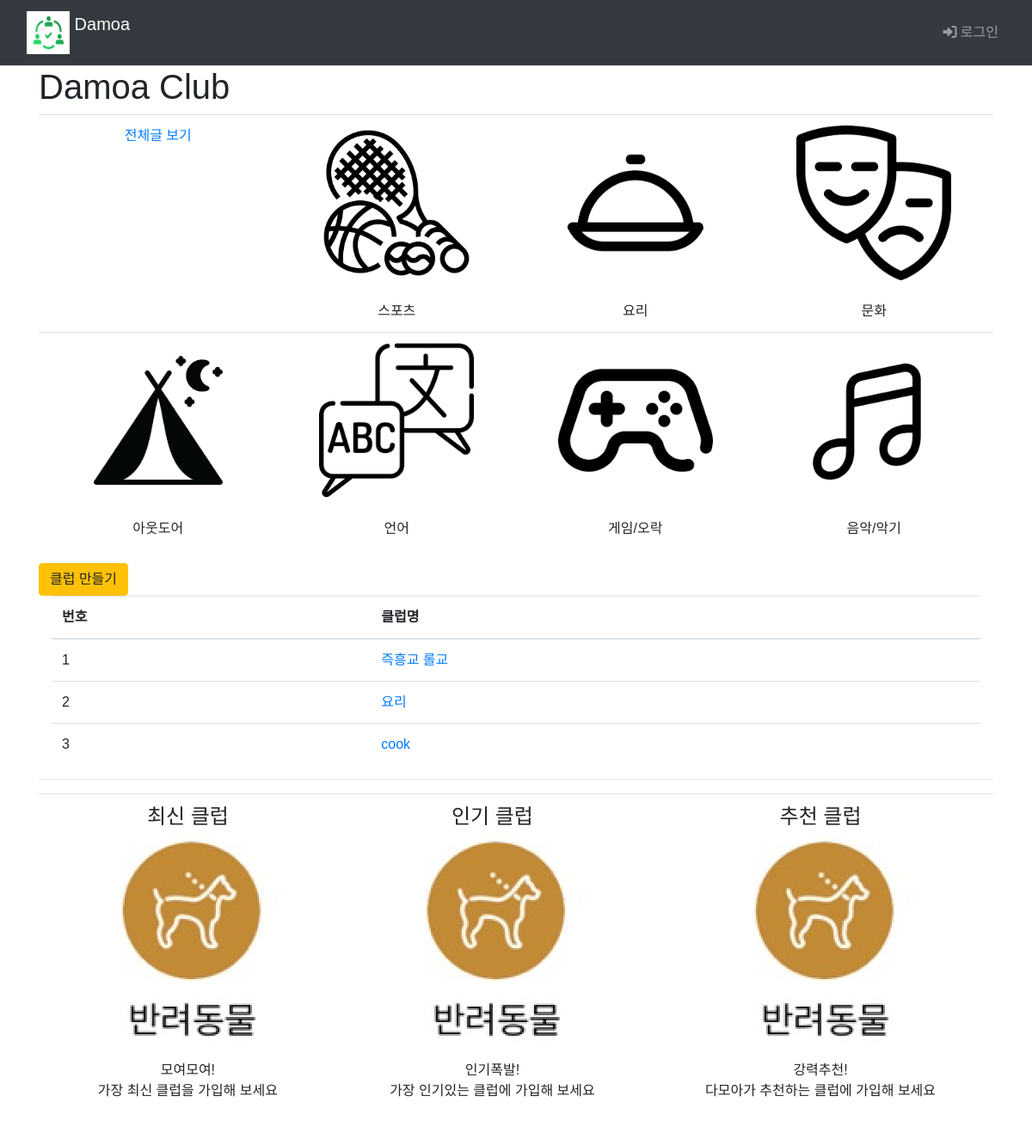
/main/, run on the app's committed database.
### main/models.py (models this page shows, shortened)
class Club(models.Model):
    class category(models.TextChoices):
        from django.utils.translation import gettext_lazy as _
        COOK = 'CK', _('Cook')
        CULTURE = 'CT', _('Culture')
        GAME = 'GA', _('Game')
        LANGUAGE = 'LA', _('Language')
        MUSIC = 'MU', _('Music')
        OUTDOOR = 'OD', _('Outdoor')
        SPORTS = 'SP', _('Sports')
    category = models.CharField(
        max_length=10,
        choices = category.choices,
        null=True
    )
    name=models.TextField('클럽이름')

### main/views.py (the view)
# urls.py: path("", include('main.urls')),  # / 페이지에 해당하는 urlpatterns
def main(request):
    club_list=Club.objects.order_by('-id')
    context={'club_list':club_list}
    return render(request, 'main/main.html', context)

### templates/main/main.html (shortened to what this page needs)
{% extends 'base.html' %}
{% load static %}
{% block content %}
  <div class="container">
    <h1>Damoa Club</h1>
    <table class="table">
      <tbody style="text-align: center;">
          <tr>
            <td>
              <a class="club-link" href="{% url 'main:board_list'%}">전체글 보기</a>
            </td>
          <td>
            <a href="#" style="display: block;">
              <img src="{% static 'img/gallery/sports.png' %}" style="width: 180px; height: auto;">
            </a>
            <br>스포츠
          </td>
          <td>
            <a href="#" style="display: block;">
              <img class="club" src="{% static 'img/gallery/cook.png' %}" style="width: 180px; height: auto;">
            </a>
            <br>요리
          </td>
          <td>
            <a href="#" style="display: block;">
              <img class="club" src="{% static 'img/gallery/culture.png' %}" style="width: 180px; height: auto;">
            </a>
            <br>문화
          </td>
        </tr>
        <tr>
          <td>
            <a href="#" style="display: block;">
              <img class="club" src="{% static 'img/gallery/outdoor.png' %}" style="width: 180px; height: auto;">
            </a>
            <br>아웃도어
          </td>
          <td>
            <a href="#" style="display: block;">
              <img class="club" src="{% static 'img/gallery/language.png' %}" style="width: 180px; height: auto;">
            </a>
            <br>언어
          </td>
          <td>
            <a href="#" style="display: block;">
              <img class="club" src="{% static 'img/gallery/game.png' %}" style="width: 180px; height: auto;">
            </a>
            <br>게임/오락
          </td>
          <td>
            <a href="#" style="display: block;">
              <img class="club" src="{% static 'img/gallery/music.png' %}" style="width: 180px; height: auto;">
            </a>
            <br>음악/악기
          </td>
        </tr>
      </tbody>
    </table>
    <div>
      <a href="{%url 'main:club_create' %}" class="btn btn-warning">클럽 만들기</a>
      <div class="container">
        <table class="table">
          <thead>
            <tr class="thead-blue">
              <th>번호</th>
              <th>클럽명</th>
            </tr>
          </thead>
          <tbody>
            {% if club_list %}
              {%for club in club_list%}
                <tr>
                  <td>{{forloop.counter}}</td>
                  <td>
                    <a href="#">{{club.name}}</a>
                  </td>
                </tr>
                {%endfor%}
                {%else%}
                <tr>
                  게시글이 없습니다.
                </tr>
                {%endif%}
              </tbody>
            </table>
          </div>
        </div>
              <hr style="color: black; size: 3px;">
            <table class="table" style="text-align: center;">
              <td>
                  <div>
                    <div class="icon-box">
                      <h4>최신 클럽<br>
                  <a href="" style="display: block;">
                    <img src="{% static 'img/pet.png' %}"></a>
                </h4>
                      <p>모여모여!<br>가장 최신 클럽을 가입해 보세요</p>
                    </div>
                  </div>
              </td>
              <td>
                  <div>
                    <div class="icon-box">
                      <h4>인기 클럽<br>
                  <a href="" style="display: block;">
                    <img src="{% static 'img/pet.png' %}"></a>
                </h4>
                      <p>인기폭발!<br>가장 인기있는 클럽에 가입해 보세요</p>
                    </div>
                  </div>
              </td>
              <td>
                  <div>
                    <div class="icon-box">
                      <h4>추천 클럽<br>
                  <a href="" style="display: block;">
                    <img src="{% static 'img/pet.png' %}"></a>
                </h4>
                      <p>강력추천!<br>다모아가 추천하는 클럽에 가입해 보세요</p>
                    </div>
                  </div>
              </td>
            </table>
            {% endblock %}

### static/style.css (style rules this page uses)
* { font-family: 'Noto Sans KR', sans-serif; }

### data on the page
Club: name "즉흥교 롤교"
Club: name "요리"
Club: name "cook"
